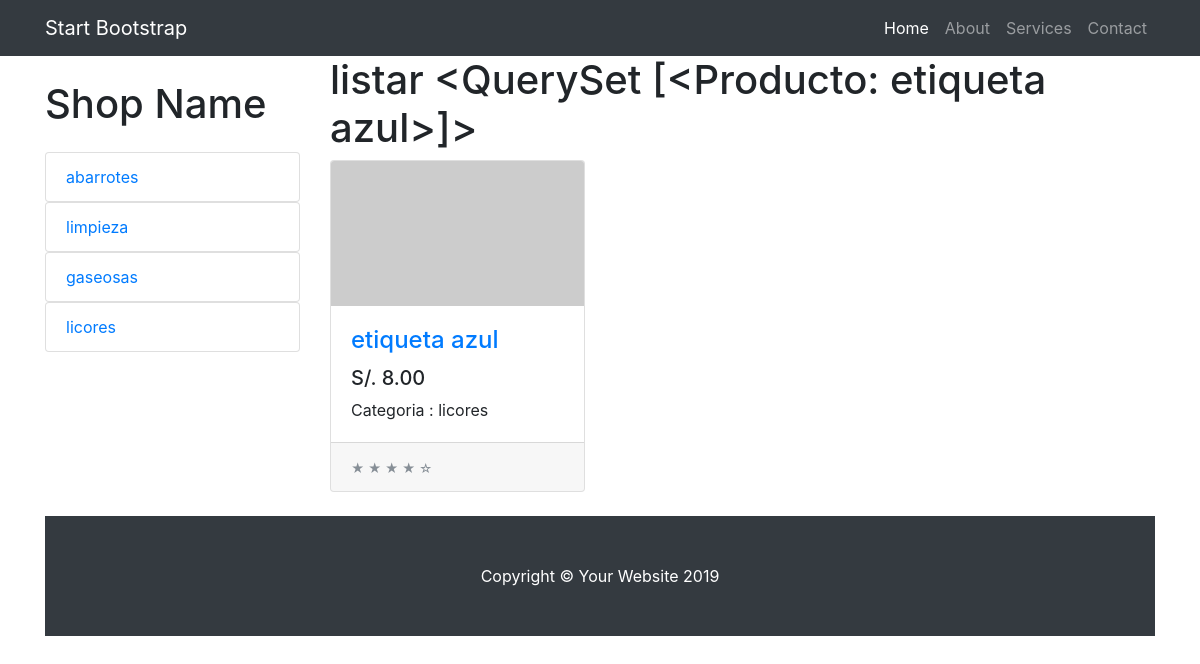
The page /tienda/categoria/4 on the database its author committed.
### tienda/models.py (models this page shows, shortened)
class Categoria(models.Model):
    nombre = models.CharField(max_length=200)
    pub_date = models.DateTimeField('fecha de registro',auto_now=True)

class Producto(models.Model):
    categoria = models.ForeignKey(Categoria,on_delete=models.CASCADE)
    nombre = models.CharField(max_length=200)
    precio = models.DecimalField(max_digits=6,decimal_places=2)
    stock = models.IntegerField(default=0)
    pub_date = models.DateTimeField('date published')
    def __str__(self):
        return self.nombre

### tienda/views.py (the view)
# urls.py: path('categoria/<int:categoria_id>', views.categoria, name="categoria"),
def categoria(request , categoria_id):
    category_list = Categoria.objects.all()
    productos = Producto.objects.filter(categoria = categoria_id)
    return render(request , 'listar.html' , {'productos': productos ,'category_list':category_list})

### tienda/templates/listar.html
{% extends "layout.html" %}
{%block content%}
<div class="">
    <h1>listar {{productos}}</h1>
    <div class="row">
        {%for prod in productos %}
        <div class="col-lg-4 col-md-6 mb-4">
          <div class="card h-100">
            <a href="{% url 'tienda:producto' prod.id %}"><img class="card-img-top" src="http://placehold.it/700x400" alt=""></a>
            <div class="card-body">
              <h4 class="card-title">
                <a href="{% url 'tienda:producto' prod.id %}">{{prod.nombre}}</a>
              </h4>
              <h5>S/. {{prod.precio}}</h5>
              <p class="card-text">Categoria : {{ prod.categoria.nombre}}</p>
            </div>
            <div class="card-footer">
              <small class="text-muted">&#9733; &#9733; &#9733; &#9733; &#9734;</small>
            </div>
          </div>
        </div>
        {% endfor%}
</div>
{% endblock %}

### tienda/templates/layout.html (shortened to what this page needs)
{% load static %}
<!DOCTYPE html>
<html lang="en">
  <head>
    <link href="{% static 'vendor/bootstrap/css/bootstrap.min.css' %}" rel="stylesheet">
    <link href="{% static 'css/shop.css' %}" rel="stylesheet ">
  </head>
  <body>
    <nav class="navbar navbar-expand-lg navbar-dark bg-dark fixed-top">
      <div class="container">
        <a class="navbar-brand" href="#">Start Bootstrap</a>
        <div class="collapse navbar-collapse" id="navbarResponsive">
          <ul class="navbar-nav ml-auto">
            <li class="nav-item active">
              <a class="nav-link" href="#">Home
              </a>
            </li>
            <li class="nav-item">
              <a class="nav-link" href="#">About</a>
            </li>
            <li class="nav-item">
              <a class="nav-link" href="#">Services</a>
            </li>
            <li class="nav-item">
              <a class="nav-link" href="#">Contact</a>
            </li>
          </ul>
        </div>
      </div>
    </nav>
    <div class="container">
      <div class="row">
        <div class="col-lg-3">
          <h1 class="my-4">Shop Name</h1>
          {% for cat in category_list %}
          <div class="list-group">
            <a href="{% url 'tienda:categoria' cat.id %}" class="list-group-item">{{cat.nombre}}</a>
          </div>
          {% endfor %}
        </div>
        <div class="col-lg-9">
            {% block content %}{% endblock %}
        </div>
      </div>
    </div>
    <footer class="py-5 bg-dark">
      <div class="container">
        <p class="m-0 text-center text-white">Copyright &copy; Your Website 2019</p>
      </div>
    </footer>
  </body>
</html>

### tienda/static/css/shop.css (style rules this page uses)
body { padding-top: 54px; }
@media (min-width: 992px) { body { padding-top: 56px; } }

### rows shown on the page
Categoria: nombre "abarrotes"
Categoria: nombre "limpieza"
Categoria: nombre "gaseosas"
Categoria: nombre "licores"
Producto: nombre "<QuerySet [<Producto: etiqueta azul>]>", nombre "etiqueta azul", precio "8.00", categoria.nombre "licores"
